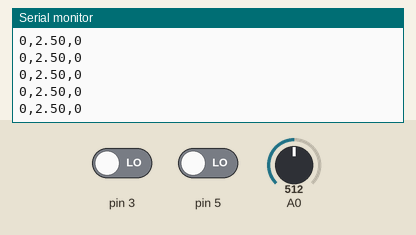
This sketch was run on a simulated Arduino Uno, built with avr-gcc and run on an emulated ATmega328P. On the bench: the last lines printed to the serial monitor. The test bench sets the inputs (shaded band); at power-on: A0 = 512, pin 3 LOW, pin 5 LOW.

Above: at 1.2 s.
1.3 s: A0 set to 716
At 2.0 s:
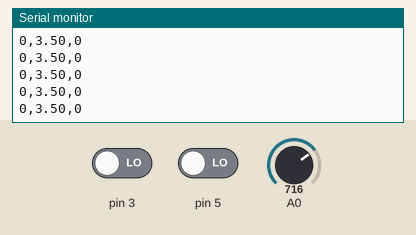
4.3 s: pin 3 driven HIGH
At 5.4 s:
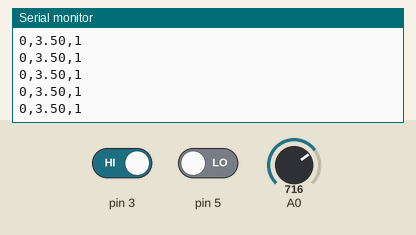
5.8 s: pin 5 driven HIGH
At 6.9 s:
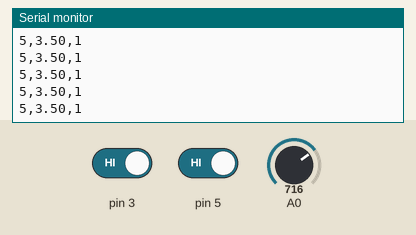
7.3 s: A0 set to 900
At 8.2 s:
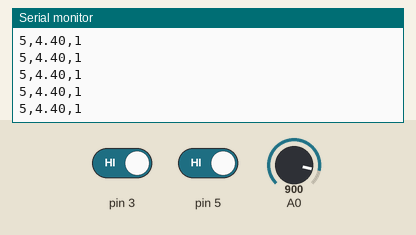
8.8 s: pin 3 driven LOW
At 9.6 s:
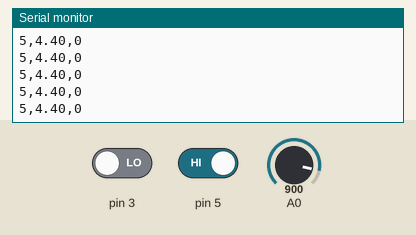
10.3 s: pin 5 driven LOW
At 11.1 s:
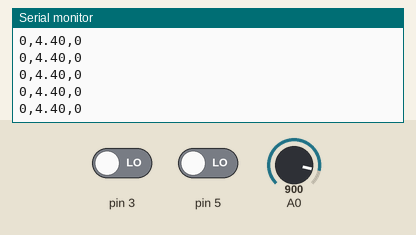
Timing chart, 0 to 12.8 s (numbered marks = the images above; inputs shaded):
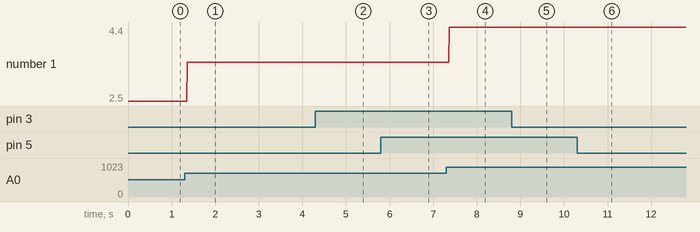

The sketch:

anemometre_girouette_pluviometre.ino
```cpp
void setup() {
Serial.begin(9600);
pinMode(5, INPUT);
pinMode(3, INPUT);
}

void loop() {
  // put your main code here, to run repeatedly:
int val = digitalRead(5);
float val2 = analogRead(A0)*(5.0/1023.0);
int val3 = digitalRead(3);
Serial.print(val*5);
Serial.print(",");
Serial.print(val2);
Serial.print(",");
Serial.println(val3);
delay(5);


}
```

Measured:
- after the input at 1.3 s, the serial monitor: prints a new line after 0.06 s (image 1)
- after the input at 4.3 s, the serial monitor: prints a new line after 0.07 s (image 2)
- after the input at 5.8 s, the serial monitor: prints a new line after 0.07 s (image 3)
- after the input at 7.3 s, the serial monitor: prints a new line after 0.06 s (image 4)
- after the input at 8.8 s, the serial monitor: prints a new line after 0.07 s (image 5)
- after the input at 10.3 s, the serial monitor: prints a new line after 0.07 s (image 6)
- plotted number 1: 2.5 → 3.5 after the input at 1.3 s, 3.5 → 4.4 after the input at 7.3 s
